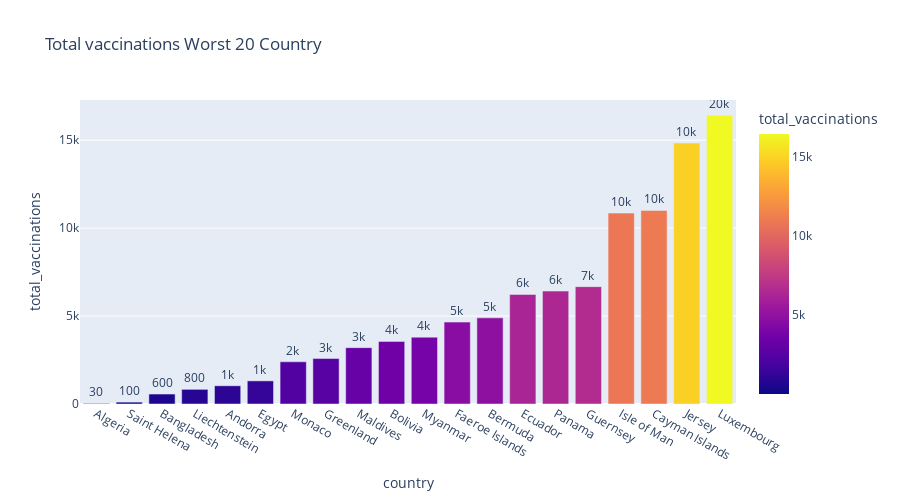

Source (notebook cell):
### Code cell
# Plotting the worst 20 vaccinated countries by total
new_fig = px.bar(worst_total, y='total_vaccinations', x='country', color="total_vaccinations", text='total_vaccinations', title="Total vaccinations Worst 20 Country", height =500)
new_fig.update_traces(texttemplate='%{text:.1s}', textposition='outside')
new_fig.update_layout(uniformtext_minsize=8, uniformtext_mode='hide')
new_fig.show()

### Figure 1 — Plotly figure (JSON) as saved in the notebook; plotly's stock layout.template omitted (floating-point values rounded to 4 significant figures)
{"data": [{"alignmentgroup": "True", "hovertemplate": "country=%{x}<br>total_vaccinations=%{marker.color}<extra></extra>", "legendgroup": "", "marker": {"color": [30, 107, 567, 833, 1036, 1315, 2400, 2584, 3204, 3560, 3800, 4657, 4897, 6228, 6420, 6673, 10852, 11008, 14838, 16419], "coloraxis": "coloraxis"}, "name": "", "offsetgroup": "", "orientation": "v", "showlegend": false, "text": [30, 107, 567, 833, 1036, 1315, 2400, 2584, 3204, 3560, 3800, 4657, 4897, 6228, 6420, 6673, 10852, 11008, 14838, 16419], "textposition": "outside", "texttemplate": "%{text:.1s}", "type": "bar", "x": ["Algeria", "Saint Helena", "Bangladesh", "Liechtenstein", "Andorra", "Egypt", "Monaco", "Greenland", "Maldives", "Bolivia", "Myanmar", "Faeroe Islands", "Bermuda", "Ecuador", "Panama", "Guernsey", "Isle of Man", "Cayman Islands", "Jersey", "Luxembourg"], "xaxis": "x", "y": [30, 107, 567, 833, 1036, 1315, 2400, 2584, 3204, 3560, 3800, 4657, 4897, 6228, 6420, 6673, 10852, 11008, 14838, 16419], "yaxis": "y"}], "layout": {"barmode": "relative", "coloraxis": {"colorbar": {"title": {"text": "total_vaccinations"}}, "colorscale": [[0, "#0d0887"], [0.1111, "#46039f"], [0.2222, "#7201a8"], [0.3333, "#9c179e"], [0.4444, "#bd3786"], [0.5556, "#d8576b"], [0.6667, "#ed7953"], [0.7778, "#fb9f3a"], [0.8889, "#fdca26"], [1, "#f0f921"]]}, "height": 500, "legend": {"tracegroupgap": 0}, "title": {"text": "Total vaccinations Worst 20 Country"}, "uniformtext": {"minsize": 8, "mode": "hide"}, "xaxis": {"anchor": "y", "domain": [0, 1], "title": {"text": "country"}}, "yaxis": {"anchor": "x", "domain": [0, 1], "title": {"text": "total_vaccinations"}}}}
